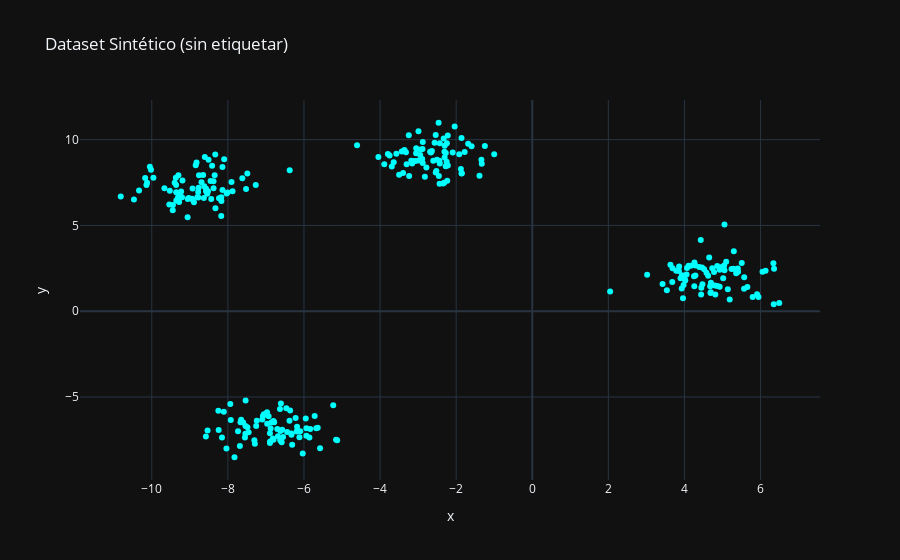

Notebook source saved alongside this figure:
### Markdown cell above
## Sección 1: K-Means Clustering

Empezamos con K-Means, el algoritmo de clustering más popular. Para mostrar su funcionamiento, creamos un conjunto de datos con `make_blobs` que contiene grupos bien definidos y de forma esférica.

### Code cell
# --- 2. Generación y Visualización de Datos ---
# Creamos un dataset con 300 muestras, 4 centros (clusters) y una desviación estándar de 0.8
X_blobs, y_blobs = make_blobs(n_samples=300,
                              centers=4,
                              cluster_std=0.8,
                              random_state=42,
                              # centers=[[0, 0], [6, 6], [1, 7], [7, 0]],
                              # cluster_std=1.0,
                              )

# Visualizamos los datos sin etiquetas para simular un problema no supervisado
fig = px.scatter(x=X_blobs[:, 0], y=X_blobs[:, 1], title="Dataset Sintético (sin etiquetar)")
fig.update_traces(marker=dict(color='cyan'))
fig.show()

### Figure 1 — Plotly figure (JSON) as saved in the notebook; plotly's stock layout.template omitted (floating-point values rounded to 4 significant figures; data arrays with more than 128 entries replaced by an {"elided": "..."} marker saying what was removed)
{"data": [{"hovertemplate": "x=%{x}<br>y=%{y}<extra></extra>", "legendgroup": "", "marker": {"color": "cyan", "symbol": "circle"}, "mode": "markers", "name": "", "orientation": "v", "showlegend": false, "type": "scatter", "x": {"elided": "300 float values"}, "xaxis": "x", "y": {"elided": "300 float values"}, "yaxis": "y"}], "layout": {"legend": {"tracegroupgap": 0}, "title": {"text": "Dataset Sintético (sin etiquetar)"}, "xaxis": {"anchor": "y", "domain": [0, 1], "title": {"text": "x"}}, "yaxis": {"anchor": "x", "domain": [0, 1], "title": {"text": "y"}}}}
